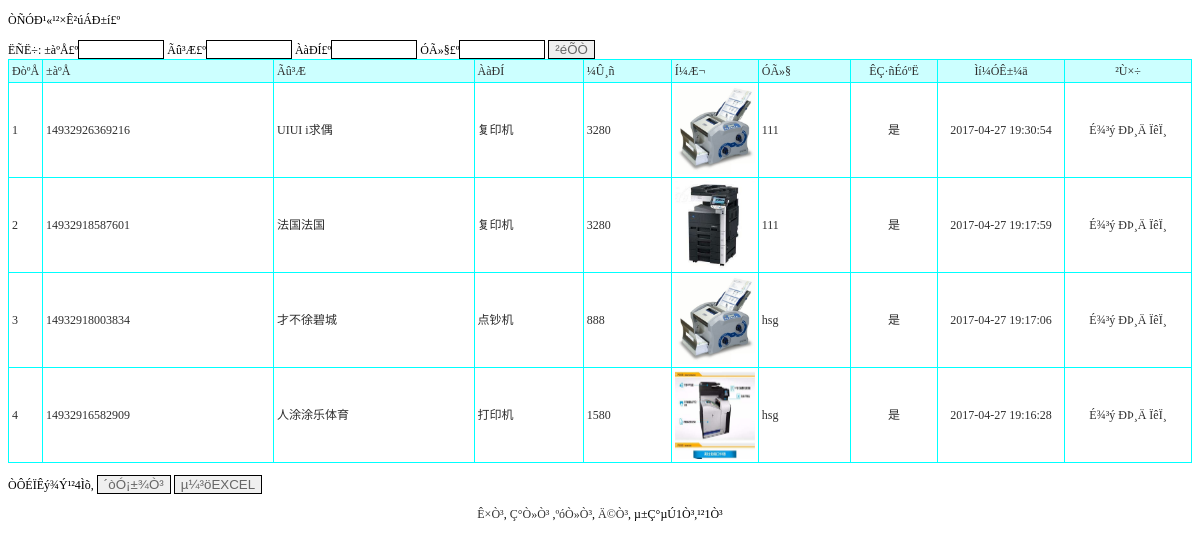
/PHP/gonggongzichan_list.php, run on the app's committed database.
### tables this page shows
CREATE TABLE `gonggongzichan` (
  `id` int(11) NOT NULL AUTO_INCREMENT,
  `bianhao` varchar(50) DEFAULT NULL,
  `mingcheng` varchar(300) DEFAULT NULL,
  `leixing` varchar(50) DEFAULT NULL,
  `jiage` varchar(50) DEFAULT NULL,
  `tupian` varchar(50) DEFAULT NULL,
  `shuoming` varchar(500) DEFAULT NULL,
  `yonghu` varchar(50) DEFAULT NULL,
  `issh` varchar(10) DEFAULT '否',
  `addtime` timestamp NOT NULL DEFAULT CURRENT_TIMESTAMP,
  PRIMARY KEY (`id`)
);

### PHP/gonggongzichan_list.php (the view, shortened to what this page needs)
<!DOCTYPE html PUBLIC "-//W3C//DTD XHTML 1.0 Transitional//EN" "http://www.w3.org/TR/xhtml1/DTD/xhtml1-transitional.dtd">
<html xmlns="http://www.w3.org/1999/xhtml">
<head>
<link rel="stylesheet" href="css.css" type="text/css">
</head>
<body>
<p>ÒÑÓÐ¹«¹²×Ê²úÁÐ±í£º</p>
<form id="form1" name="form1" method="post" action="">
  ËÑË÷: ±àºÅ£º<input name="bianhao" type="text" id="bianhao" style='border:solid 1px #000000; color:#666666;width:80px' /> Ãû³Æ£º<input name="mingcheng" type="text" id="mingcheng" style='border:solid 1px #000000; color:#666666;width:80px' /> ÀàÐÍ£º<input name="leixing" type="text" id="leixing" style='border:solid 1px #000000; color:#666666;width:80px' /> ÓÃ»§£º<input name="yonghu" type="text" id="yonghu" style='border:solid 1px #000000; color:#666666;width:80px' />
  <input type="submit" name="Submit" value="²éÕÒ" style='border:solid 1px #000000; color:#666666' />
</form>
<table width="100%" border="1" align="center" cellpadding="3" cellspacing="1" bordercolor="#00FFFF" style="border-collapse:collapse">
  <tr>
    <td width="25" bgcolor="#CCFFFF">ÐòºÅ</td>
    <td bgcolor='#CCFFFF'>±àºÅ</td>
    <td bgcolor='#CCFFFF'>Ãû³Æ</td>
    <td bgcolor='#CCFFFF'>ÀàÐÍ</td>
    <td bgcolor='#CCFFFF'>¼Û¸ñ</td>
    <td bgcolor='#CCFFFF'>Í¼Æ¬</td>
    <td bgcolor='#CCFFFF'>ÓÃ»§</td>
    <td bgcolor='#CCFFFF' width='80' align='center'>ÊÇ·ñÉóºË</td>
    <td width="120" align="center" bgcolor="#CCFFFF">Ìí¼ÓÊ±¼ä</td>
    <td width="120" align="center" bgcolor="#CCFFFF">²Ù×÷</td>
  </tr>
  <?php
    $sql="select * from gonggongzichan where 1=1";
  $sql=$sql." order by id desc";
$query=mysql_query($sql);
  $rowscount=mysql_num_rows($query);
  if($rowscount==0)
  {}
  else
  {
  $pagelarge=10;
  $pagecurrent=$_GET["pagecurrent"];
  if($rowscount%$pagelarge==0)
  {
		$pagecount=$rowscount/$pagelarge;
  }
  else
  {
   		$pagecount=intval($rowscount/$pagelarge)+1;
  }
  if($pagecurrent=="" || $pagecurrent<=0)
{
	$pagecurrent=1;
}
		$ddddd=$pagecurrent*$pagelarge;
	if($pagecurrent==$pagecount)
	{
		if($rowscount%$pagelarge==0)
		{
		$ddddd=$pagecurrent*$pagelarge;
		}
		else
		{
		$ddddd=$pagecurrent*$pagelarge-$pagelarge+$rowscount%$pagelarge;
		}
	}
	for($i=$pagecurrent*$pagelarge-$pagelarge;$i<$ddddd;$i++)
{
  ?>
  <tr>
    <td width="25"><?php echo $i+1;?></td>
    <td><?php echo mysql_result($query,$i,bianhao);?></td>
    <td><?php echo mysql_result($query,$i,mingcheng);?></td>
    <td><?php echo mysql_result($query,$i,leixing);?></td>
    <td><?php echo mysql_result($query,$i,jiage);?></td>
    <td width='80'><a href="<?php echo mysql_result($query,$i,tupian) ?>" target='_blank'><img src='<?php echo mysql_result($query,$i,tupian) ?>' width='80' height='88' border='0'></a></td>
    <td><?php echo mysql_result($query,$i,yonghu);?></td>
    <td width='80' align='center'><a href="sh.php?id=<?php echo mysql_result($query,$i,"id") ?>&yuan=<?php echo mysql_result($query,$i,"issh")?>&tablename=gonggongzichan" onclick="return confirm('ÄúÈ·¶¨ÒªÖ´ÐÐ´Ë²Ù×÷£¿')"><?php echo mysql_result($query,$i,"issh")?></a></td>
    <td width="120" align="center"><?php echo mysql_result($query,$i,"addtime");?></td>
    <td width="120" align="center"><a href="del.php?id=<?php echo mysql_result($query,$i,"id");?>&tablename=gonggongzichan" onclick="return confirm('ÕæµÄÒªÉ¾³ý£¿')">É¾³ý</a> <a href="gonggongzichan_updt.php?id=<?php echo mysql_result($query,$i,"id");?>">ÐÞ¸Ä</a> <a href="gonggongzichan_detail.php?id=<?php echo mysql_result($query,$i,"id");?>">ÏêÏ¸</a> </td>
  </tr>
  	<?php
	}
}
?>
</table>
<p>ÒÔÉÏÊý¾Ý¹²<?php echo $rowscount;?>Ìõ,
  <input type="button" name="Submit2" onclick="javascript:window.print();" value="´òÓ¡±¾Ò³" style='border:solid 1px #000000; color:#666666' /> <input type="button" name="Submit3" onclick="javascript:location.href='gonggongzichan_listxls.php';" value="µ¼³öEXCEL" style='border:solid 1px #000000; color:#666666' />
</p>
<p align="center"><a href="gonggongzichan_list.php?pagecurrent=1">Ê×Ò³</a>, <a href="gonggongzichan_list.php?pagecurrent=<?php echo $pagecurrent-1;?>">Ç°Ò»Ò³</a> ,<a href="gonggongzichan_list.php?pagecurrent=<?php echo $pagecurrent+1;?>">ºóÒ»Ò³</a>, <a href="gonggongzichan_list.php?pagecurrent=<?php echo $pagecount;?>">Ä©Ò³</a>, µ±Ç°µÚ<?php echo $pagecurrent;?>Ò³,¹²<?php echo $pagecount;?>Ò³ </p>
</body>
</html>

### PHP/css.css (style rules this page uses)
A:link { color: #2f2f2f; text-decoration: none; }
td { font-family:"宋体"; font-size: 12px; color: #2f2f2f; line-height: 16px; }

### data on the page
gonggongzichan: bianhao "14932926369216", mingcheng "UIUI i求偶", leixing "复印机", jiage "3280", tupian (picture), yonghu "111", issh "是", addtime "2017-04-27 19:30:54"
gonggongzichan: bianhao "14932918587601", mingcheng "法国法国", leixing "复印机", jiage "3280", tupian (picture), yonghu "111", issh "是", addtime "2017-04-27 19:17:59"
gonggongzichan: bianhao "14932918003834", mingcheng "才不徐碧城", leixing "点钞机", jiage "888", tupian (picture), yonghu "hsg", issh "是", addtime "2017-04-27 19:17:06"
gonggongzichan: bianhao "14932916582909", mingcheng "人涂涂乐体育", leixing "打印机", jiage "1580", tupian (picture), yonghu "hsg", issh "是", addtime "2017-04-27 19:16:28"

### other printed values
$rowscount "4"
$pagecurrent "1"
$pagecount "1"
